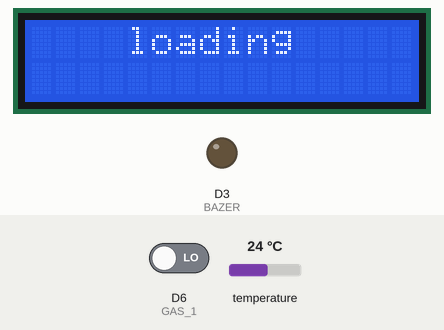
Recording of a sketch running on a simulated ESP8266 (NodeMCU). Parts: 16×2 character LCD, output pins drawn as LEDs (lit = HIGH). Inputs (shaded band) come from the test bench; at power-on: D6 (GAS_1) LOW, temperature 24 °C.

Above: at 1.4 s.
At 33.2 s:
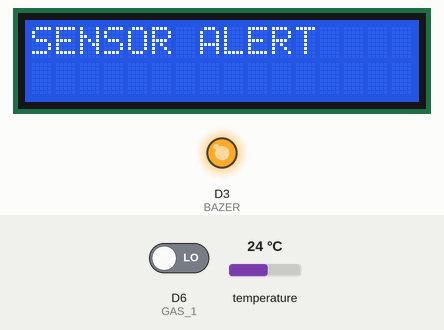
At 34.1 s:
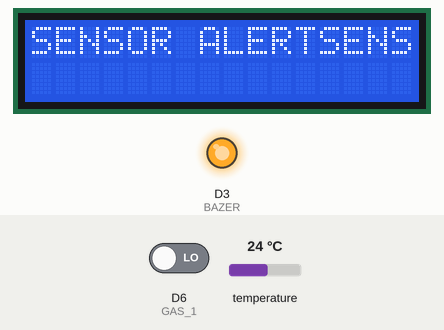
At 37.0 s:
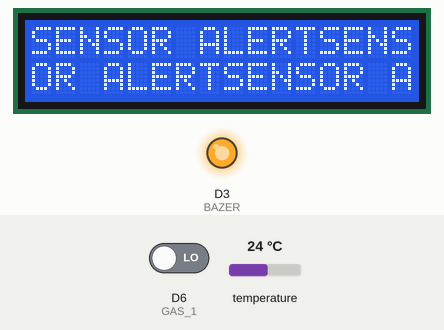
Timing chart, 0 to 40.0 s (numbered marks = the images above):
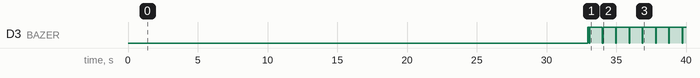

Measured:
- by itself, D3 (BAZER): repeats every 0.95 s: LOW 0.05 s, HIGH 0.90 s
- what the display in image 1 shows lasts 1.0 s, from 32.9 s to 33.9 s
- what the display in image 2 shows lasts 1.9 s, from 33.9 s to 35.8 s

The sketch:

fire_alarm_system.ino
```cpp
#include <cstdint>

#include <LiquidCrystal_I2C.h>
#include <elapsedMillis.h>
#include <Wire.h>
#include <OneWire.h>
#include <DallasTemperature.h>

#define LCD_COLS 16
#define LCD_ROWS 2

#define BAZER    D3
#define FLAME    D4
#define GAS_1    D6
#define GAS_2    D7
#define TEMP     D5

#define MAX_TEMP 55.f

#define lcd_show_roms_temps_DELAY 3000

static const char *roms_names[5] = {
  "rom 1",
  "rom 2",
  "rom 3",
  "rom 4",
  "rom 5"
};

const uint32_t warm_up_time = 60000/2; // 0.5 min
static int8_t danger_rom = -1;
static uint8_t dev_cont = 0;
static bool danger = false;

static float roms_temp[5] = {0};

static LiquidCrystal_I2C lcd(0x27, LCD_COLS, LCD_ROWS);

OneWire oneWire(TEMP);
DallasTemperature sensors = DallasTemperature(&oneWire);

void lcd_loading(const uint32_t &interval){

  static elapsedMillis time_elapsed;

  while (time_elapsed < interval) {
    lcd.setCursor(4, 0);
    lcd.print("loading");
    lcd.setCursor(6, 1);

    for (int i = 0; i < 3; i++){
      lcd.print(".");
      delay(250);
    }

    lcd.setCursor(6, 1);
    for (int i = 0; i < 3; i++){
      lcd.print(" ");
      delay(250);
    } delay(777);
  }
}

void lcd_show_rom_temp(const char *name, float temp) {
  lcd.clear();

  lcd.setCursor(0, 0);
  lcd.print(name);
  lcd.print("        "); // clear leftovers

  lcd.setCursor(0, 1);
  lcd.print("Temp: ");
  lcd.print(temp, 1);
  lcd.print((char)223); // degree symbol
  lcd.print("C");
}

void lcd_show_roms_temps(uint8_t count, float *temps, const char **names)
{
  static uint32_t lastUpdate = 0;
  static uint8_t index = 0;

  if (count == 0) return;

  uint32_t now = millis();

  if (now - lastUpdate < lcd_show_roms_temps_DELAY) {
    return; // not time yet
  }

  lastUpdate = now;

  // Safety clamp
  if (index >= count) {
    index = 0;
  }
  lcd_show_rom_temp(names[index], temps[index]);

  index++;
  if (index >= count) {
    index = 0;
  }
}

void setup() {

  // Serial.begin(115200);

  // initialize LCD
  Wire.begin(D2, D1);
  lcd.init();
  lcd.backlight();
  lcd.clear();

  // pinMode(LED_BUILTIN,OUTPUT);

  pinMode(BAZER, OUTPUT);
  pinMode(FLAME, INPUT);
  pinMode(GAS_1, INPUT);
  pinMode(GAS_2, INPUT);

  sensors.begin();
  dev_cont = sensors.getDeviceCount();

  if (dev_cont == 0) {
    lcd.clear();
    lcd.print("NO TEMP SENS");
    while (1); // stop here — hardware problem
  }

  lcd_loading(warm_up_time);
  lcd.clear();
}

void loop() {

  sensors.requestTemperatures();

  for (uint8_t i = 0; i < dev_cont; i++) {
    float t = sensors.getTempCByIndex(i);

    if (t == DEVICE_DISCONNECTED_C) {
      continue;
    }

    roms_temp[i] = t;

    // Serial.println(t);

    if (t >= MAX_TEMP) {
      danger = true;
      danger_rom = i;
    }
  }

  if (!digitalRead(GAS_1) || !digitalRead(GAS_2) || !digitalRead(FLAME)) {
    danger = true;
  }

  if (!danger && danger_rom == -1) {
    lcd_show_roms_temps(dev_cont, roms_temp,roms_names);
  } else if (danger && danger_rom >= 0) {
    lcd_show_rom_temp(roms_names[danger_rom], roms_temp[danger_rom]);
  } else {
    lcd.print("SENSOR ALERT");
  }

  if (danger) {
    digitalWrite(BAZER, HIGH);
    delay(125);
    digitalWrite(BAZER, LOW);
    delay(50);
    digitalWrite(BAZER, HIGH);
  } else {
    digitalWrite(BAZER, LOW);
  }

  danger = false;
  danger_rom = -1;
}
```
